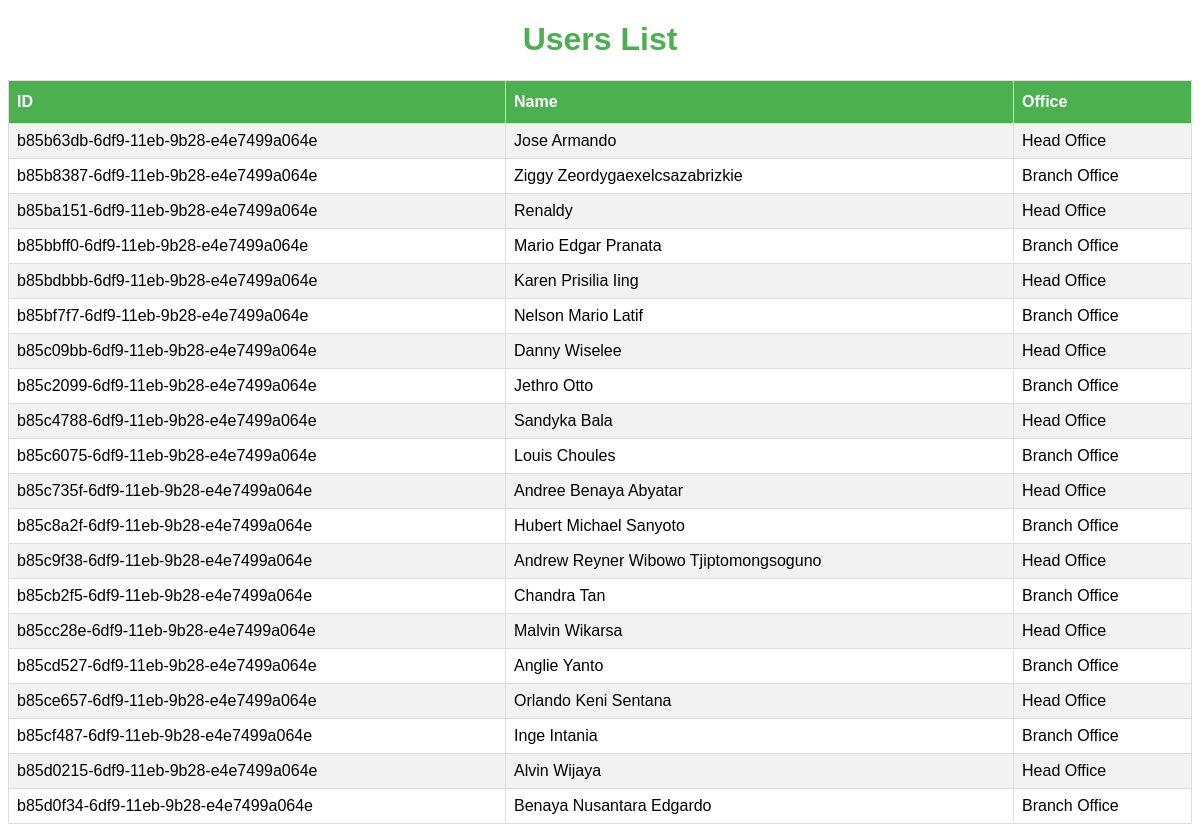
The page / on the database its author committed.
### tables this page shows
CREATE TABLE `users` (
  `id` varchar(36) NOT NULL,
  `name` varchar(100) NOT NULL,
  `office` varchar(10) NOT NULL
);

### web/index.php (the view, shortened to what this page needs)
<?php
$databaseConnection = new mysqli(
    '172.18.0.2',
    'root',
    'T3sT1nG!',
    'trucorp',
    3306
);
$query = "SELECT `id`, `name`, `office` FROM `users`";
$preparedStatement = $databaseConnection->prepare($query);
$preparedStatement->execute();
$users = $preparedStatement->get_result();
?>
<!DOCTYPE html>
<html>
<head>
</head>
<body>
<h1>Users List</h1>
<table id="users">
    <tr>
      <th>ID</th>
      <th>Name</th>
      <th>Office</th>
    </tr>
    <?php
    while ($user = $users->fetch_object()) {
    ?>
    <tr>
        <td><?= $user->id ?></td>
        <td><?= $user->name ?></td>
        <td><?= $user->office ?> Office</td>
    </tr>
    <?php
    }
    ?>
</table>
</body>

### web/index.php (style rules this page uses)
h1 { font-family: Arial, Helvetica, sans-serif; text-align: center; color: #4CAF50; }
#users { font-family: Arial, Helvetica, sans-serif; border-collapse: collapse; width: 100%; }
#users td, #users th { border: 1px solid #ddd; padding: 8px; }
#users tr:nth-child(even) { background-color: #f2f2f2; }
#users th { padding-top: 12px; padding-bottom: 12px; text-align: left; background-color: #4CAF50; color: white; }

### rows shown on the page
users: id "b85b63db-6df9-11eb-9b28-e4e7499a064e", name "Jose Armando", office "Head"
users: id "b85b8387-6df9-11eb-9b28-e4e7499a064e", name "Ziggy Zeordygaexelcsazabrizkie", office "Branch"
users: id "b85ba151-6df9-11eb-9b28-e4e7499a064e", name "Renaldy", office "Head"
users: id "b85bbff0-6df9-11eb-9b28-e4e7499a064e", name "Mario Edgar Pranata", office "Branch"
users: id "b85bdbbb-6df9-11eb-9b28-e4e7499a064e", name "Karen Prisilia Iing", office "Head"
users: id "b85bf7f7-6df9-11eb-9b28-e4e7499a064e", name "Nelson Mario Latif", office "Branch"
users: id "b85c09bb-6df9-11eb-9b28-e4e7499a064e", name "Danny Wiselee", office "Head"
users: id "b85c2099-6df9-11eb-9b28-e4e7499a064e", name "Jethro Otto", office "Branch"
users: id "b85c4788-6df9-11eb-9b28-e4e7499a064e", name "Sandyka Bala", office "Head"
users: id "b85c6075-6df9-11eb-9b28-e4e7499a064e", name "Louis Choules", office "Branch"
users: id "b85c735f-6df9-11eb-9b28-e4e7499a064e", name "Andree Benaya Abyatar", office "Head"
users: id "b85c8a2f-6df9-11eb-9b28-e4e7499a064e", name "Hubert Michael Sanyoto", office "Branch"
users: id "b85c9f38-6df9-11eb-9b28-e4e7499a064e", name "Andrew Reyner Wibowo Tjiptomongsoguno", office "Head"
users: id "b85cb2f5-6df9-11eb-9b28-e4e7499a064e", name "Chandra Tan", office "Branch"
users: id "b85cc28e-6df9-11eb-9b28-e4e7499a064e", name "Malvin Wikarsa", office "Head"
users: id "b85cd527-6df9-11eb-9b28-e4e7499a064e", name "Anglie Yanto", office "Branch"
users: id "b85ce657-6df9-11eb-9b28-e4e7499a064e", name "Orlando Keni Sentana", office "Head"
users: id "b85cf487-6df9-11eb-9b28-e4e7499a064e", name "Inge Intania", office "Branch"
users: id "b85d0215-6df9-11eb-9b28-e4e7499a064e", name "Alvin Wijaya", office "Head"
users: id "b85d0f34-6df9-11eb-9b28-e4e7499a064e", name "Benaya Nusantara Edgardo", office "Branch"
